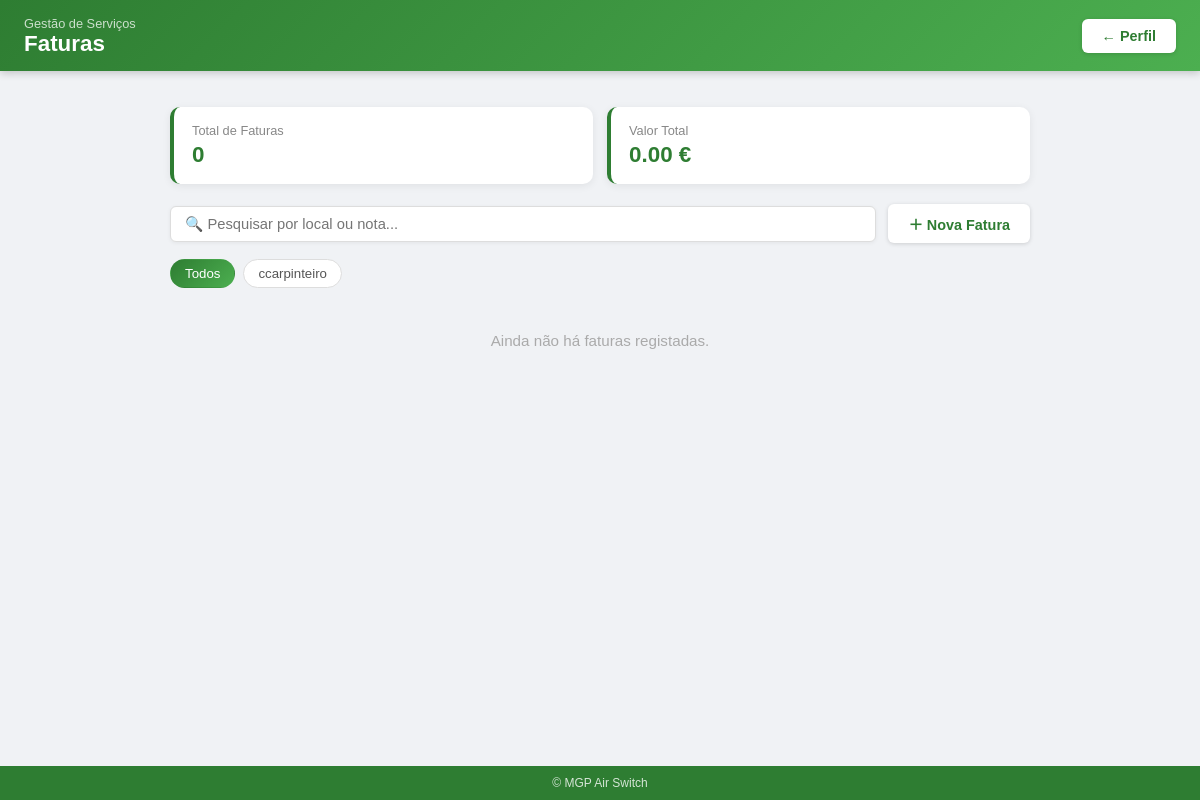
Before: /faturas (signed in) with the older database file.
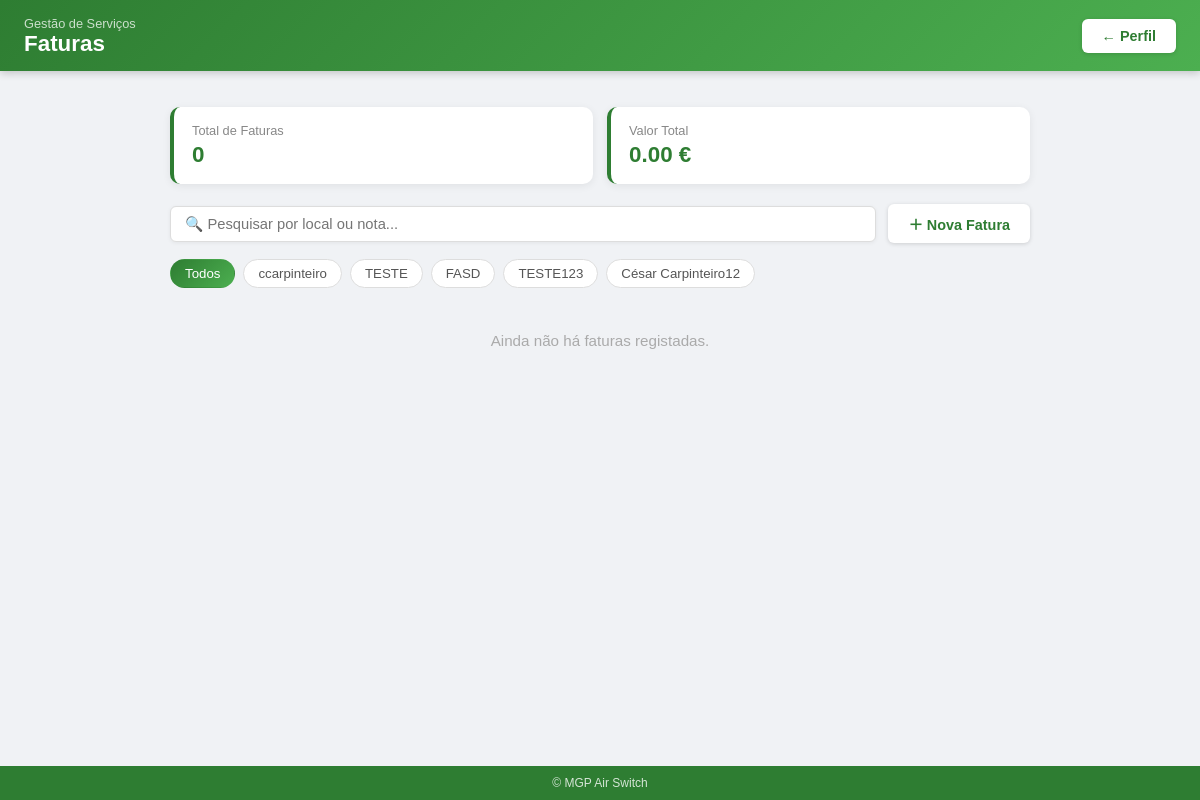
After: the same page with the newer database file.
### models.py (models this page shows)
class Usuario(UserMixin, db.Model):
    __tablename__ = 'usuario'
    id = db.Column(db.Integer, primary_key=True)
    nome = db.Column(db.String(30), unique=True)
    senha = db.Column(db.String())
    is_admin = db.Column(db.Boolean, default=False)
    email = db.Column(db.String(120))
    telefone = db.Column(db.String(30))
    nome_completo = db.Column(db.String(200))
    cargo = db.Column(db.String(100))
    org_id = db.Column(db.Integer, db.ForeignKey('organizacao.id'), nullable=True)

### main.py (the view, shortened to what this page needs)
@app.route('/faturas', methods=['GET', 'POST'])
@login_required
def faturas():
    os.makedirs(UPLOAD_FOLDER, exist_ok=True)
    if current_user.is_admin:
        todas = db.session.query(Fatura, Usuario).join(Usuario, Fatura.user_id == Usuario.id).filter(
            Fatura.org_id == current_user.org_id).order_by(Fatura.id.desc()).all()
    else:
        todas = db.session.query(Fatura, Usuario).join(Usuario, Fatura.user_id == Usuario.id).filter(
            Fatura.org_id == current_user.org_id, Fatura.user_id == current_user.id).order_by(Fatura.id.desc()).all()
    usuarios = db.session.query(Usuario).filter_by(org_id=current_user.org_id).all()
    total = sum(f.valor for f, u in todas)
    return render_template('faturas.html', faturas=todas, total=total, usuarios=usuarios)

### main.py (called while the page is built)
@lm.user_loader
def user_loader(id):
    return db.session.query(Usuario).filter_by(id=id).first()

@app.context_processor
def inject_org():
    try:
        if current_user.is_authenticated and current_user.org_id:
            org = db.session.query(Organizacao).filter_by(id=current_user.org_id).first()
            return dict(org_nome=org.nome if org else 'A minha Organização', org=org)
        return dict(org_nome='A minha Organização', org=None)
    except:
        return dict(org_nome='A minha Organização', org=None)

### templates/faturas.html (shortened to what the changed rows need)
<!DOCTYPE html>
<html lang="pt">
<head>
</head>
<body>
    <div class="page-header">
        <div>
            <h1>Faturas</h1>
        </div>
    </div>
    <div class="content">
        {% if current_user.is_admin or current_user.nome in ['admin123456', 'miguel.pereira'] %}
        <div class="user-filter" id="userFilter">
            <button class="user-filter-btn active" onclick="filtrarUser('todos', this)">Todos</button>
            {% for u in usuarios %}
            <button class="user-filter-btn" onclick="filtrarUser('{{ u.nome }}', this)">{{ u.nome }}</button>
            {% endfor %}
        </div>
        {% endif %}
    </div>
</body>
</html>

Changed rows visible on the page:
added Usuario: nome "TESTE"
added Usuario: nome "FASD"
added Usuario: nome "TESTE123"
added Usuario: nome "César Carpinteiro12"
